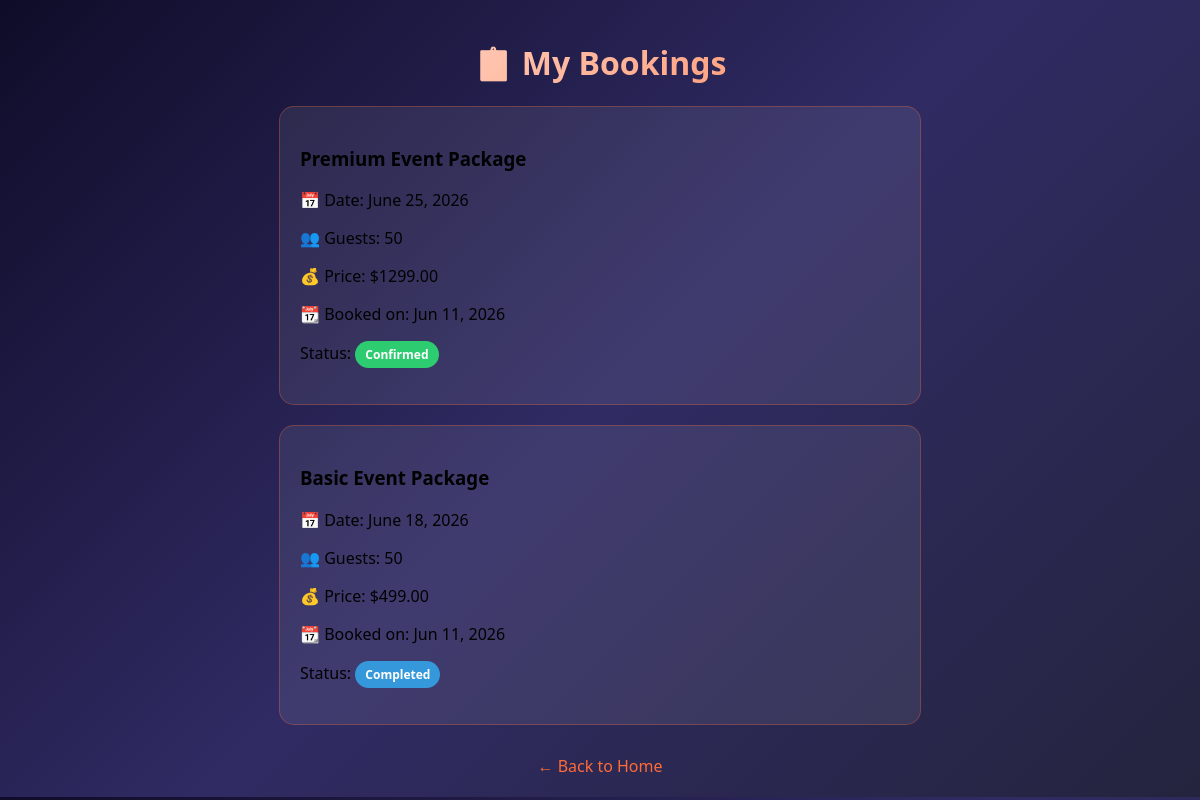
The app's page /my-bookings/ (signed in) with its own data.
### myapp/models.py (models this page shows, shortened)
class Booking(models.Model):
    STATUS_CHOICES = [
        ('pending', 'Pending'),
        ('confirmed', 'Confirmed'),
        ('cancelled', 'Cancelled'),
        ('completed', 'Completed'),
    ]
    user = models.ForeignKey(User, on_delete=models.CASCADE)
    package = models.ForeignKey(Product, on_delete=models.CASCADE)
    event_date = models.DateField()
    guest_count = models.IntegerField(default=50)
    special_requests = models.TextField(blank=True)
    booking_date = models.DateTimeField(auto_now_add=True)
    status = models.CharField(max_length=20, choices=STATUS_CHOICES, default='pending')

class Product(models.Model):
    product_name = models.CharField(max_length=200)
    product_price = models.DecimalField(max_digits=10, decimal_places=2)
    product_description = models.TextField(blank=True)
    created_at = models.DateTimeField(auto_now_add=True)

### myapp/views.py (the view)
# urls.py: path('my-bookings/', views.my_bookings, name='my_bookings'),
def my_bookings(request):
    user_id = request.session.get('user_id')
    if not user_id:
        return redirect('user_login')
    user = get_object_or_404(User, id=user_id)
    bookings = Booking.objects.filter(user=user).order_by('-booking_date')
    return render(request, 'my_bookings.html', {'bookings': bookings})

### templates/my_bookings.html (shortened to what this page needs)
<!DOCTYPE html>
<html>
<head>
</head>
<body>
    <h1>📋 My Bookings</h1>
    {% if bookings %}
        {% for booking in bookings %}
        <div class="booking-card">
            <h3>{{ booking.package.product_name }}</h3>
            <p>📅 Date: {{ booking.event_date }}</p>
            <p>👥 Guests: {{ booking.guest_count }}</p>
            <p>💰 Price: ${{ booking.package.product_price }}</p>
            <p>📆 Booked on: {{ booking.booking_date|date:"M d, Y" }}</p>
            <p>
                Status:
                <span class="booking-status status-{{ booking.status }}">
                    {{ booking.status|title }}
                </span>
            </p>
        </div>
        {% endfor %}
    {% else %}
        <p style="text-align: center; color: white;">No bookings yet. <a href="{% url 'user_products' %}" style="color: #FF6B35;">Book a package!</a></p>
    {% endif %}
    <a href="{% url 'home' %}" class="back-link">← Back to Home</a>
</body>
</html>

### templates/my_bookings.html (style rules this page uses)
body { background: linear-gradient(135deg, #0f0c29 0%, #302b63 50%, #24243e 100%); font-family: 'Poppins', 'Segoe UI', sans-serif; margin: 0; padding: 20px; }
h1 { text-align: center; background: linear-gradient(135deg, #ffffff, #FF6B35); -webkit-background-clip: text; background-clip: text; color: transparent; }
.booking-card { background: rgba(255, 255, 255, 0.08); border-radius: 15px; padding: 20px; margin: 20px auto; max-width: 600px; border: 1px solid rgba(255, 107, 53, 0.3); }
.booking-status { display: inline-block; padding: 5px 10px; border-radius: 20px; font-size: 12px; font-weight: bold; }
.status-confirmed { background: #2ecc71; color: white; }
.status-completed { background: #3498db; color: white; }
.back-link { display: block; text-align: center; margin-top: 30px; color: #FF6B35; text-decoration: none; }

### records on screen
Booking: package.product_name "Premium Event Package", event_date "June 25, 2026", guest_count "50", package.product_price "1299.00", booking_date "Jun 11, 2026", status "Confirmed"
Booking: package.product_name "Basic Event Package", event_date "June 18, 2026", guest_count "50", package.product_price "499.00", booking_date "Jun 11, 2026", status "Completed"
